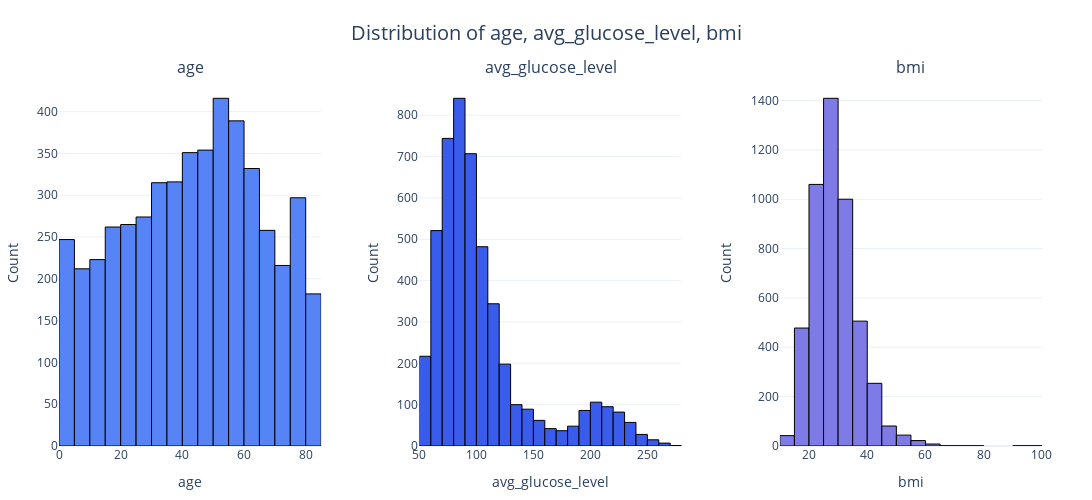

The cell this chart's notebook holds for it:
### Code cell
plot_combined_histograms(stroke_df, numerical_features, nbins=30, save_path="images/numerical_distributions.png")

### Figure 1 — Plotly figure (JSON) as saved in the notebook; plotly's stock layout.template omitted (floating-point values rounded to 4 significant figures; data arrays with more than 128 entries replaced by an {"elided": "..."} marker saying what was removed)
{"data": [{"marker": {"color": "#5684F7", "line": {"color": "#000000", "width": 1}}, "name": "age", "nbinsx": 30, "type": "histogram", "x": {"elided": "4909 float values"}, "xaxis": "x", "yaxis": "y"}, {"marker": {"color": "#3A5CED", "line": {"color": "#000000", "width": 1}}, "name": "avg_glucose_level", "nbinsx": 30, "type": "histogram", "x": {"elided": "4909 float values"}, "xaxis": "x2", "yaxis": "y2"}, {"marker": {"color": "#7E7AE6", "line": {"color": "#000000", "width": 1}}, "name": "bmi", "nbinsx": 30, "type": "histogram", "x": {"elided": "4909 float values"}, "xaxis": "x3", "yaxis": "y3"}], "layout": {"annotations": [{"font": {"size": 16}, "showarrow": false, "text": "age", "x": 0.1333, "xanchor": "center", "xref": "paper", "y": 1, "yanchor": "bottom", "yref": "paper"}, {"font": {"size": 16}, "showarrow": false, "text": "avg_glucose_level", "x": 0.5, "xanchor": "center", "xref": "paper", "y": 1, "yanchor": "bottom", "yref": "paper"}, {"font": {"size": 16}, "showarrow": false, "text": "bmi", "x": 0.8667, "xanchor": "center", "xref": "paper", "y": 1, "yanchor": "bottom", "yref": "paper"}], "height": 500, "margin": {"b": 50, "l": 50, "r": 50, "t": 80}, "showlegend": false, "title": {"font": {"size": 20}, "text": "Distribution of age, avg_glucose_level, bmi", "x": 0.5}, "width": 1200, "xaxis": {"anchor": "y", "domain": [0, 0.2667], "title": {"font": {"size": 14}, "text": "age"}}, "xaxis2": {"anchor": "y2", "domain": [0.3667, 0.6333], "title": {"font": {"size": 14}, "text": "avg_glucose_level"}}, "xaxis3": {"anchor": "y3", "domain": [0.7333, 1], "title": {"font": {"size": 14}, "text": "bmi"}}, "yaxis": {"anchor": "x", "domain": [0, 1], "title": {"font": {"size": 14}, "text": "Count"}}, "yaxis2": {"anchor": "x2", "domain": [0, 1], "title": {"font": {"size": 14}, "text": "Count"}}, "yaxis3": {"anchor": "x3", "domain": [0, 1], "title": {"font": {"size": 14}, "text": "Count"}}}}
